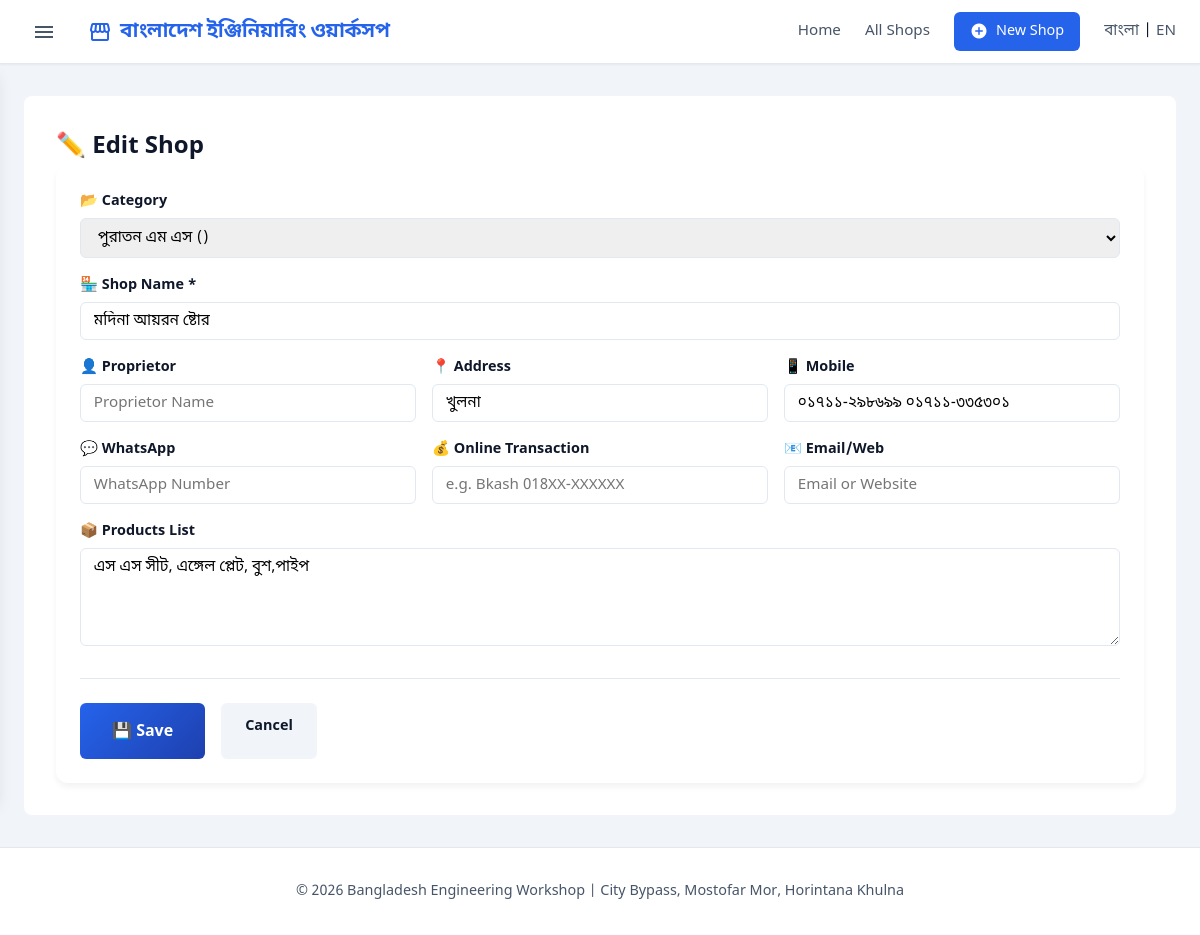
Page /shop/edit/5 on the committed database.
### database.py (models this page shows)
class Shop(db.Model):
    __tablename__ = 'shops'
    id = db.Column(db.Integer, primary_key=True)
    category_id = db.Column(db.Integer, db.ForeignKey('categories.id'))
    serial_no = db.Column(db.String(5000))
    name = db.Column(db.String(20000))
    proprietor = db.Column(db.String(10000))
    address = db.Column(db.Text)
    mobile = db.Column(db.String(10000))
    transaction_status = db.Column(db.String(10000))
    whatsapp = db.Column(db.String(5000))
    email_web = db.Column(db.String(10000))
    products = db.Column(db.Text)
    created_at = db.Column(db.DateTime, default=datetime.datetime.now)
    updated_at = db.Column(db.DateTime, default=datetime.datetime.now, onupdate=datetime.datetime.now)
    def to_dict(self):
        return {
            'id': self.id,
            'category_id': self.category_id,
            'category_name': self.category.name if self.category else '',
            'category_name_english': self.category.name_english if self.category else '',
            'serial_no': self.serial_no,
            'name': self.name,
            'proprietor': self.proprietor,
            'address': self.address,
            'mobile': self.mobile,
            'transaction_status': self.transaction_status,
            'whatsapp': self.whatsapp,
            'email_web': self.email_web,
            'products': self.products,
            'created_at': self.created_at.isoformat() if self.created_at else None,
            'updated_at': self.updated_at.isoformat() if self.updated_at else None
        }

### app.py (the view, shortened to what this page needs)
@app.route('/shop/edit/<int:shop_id>', methods=['GET', 'POST'])
def edit_shop(shop_id):
    shop = db.get_shop_by_id(shop_id)
    if not shop:
        flash('দোকান খুঁজে পাওয়া যায়নি!', 'error')
        return redirect(url_for('index'))
    categories = db.get_all_categories()
    return render_template('shop_form.html', categories=categories, shop=shop, action='edit', shop_id=shop_id)

### app.py (called while the page is built)
def get_locale():
    if 'lang' in session:
        return session['lang']
    return request.accept_languages.best_match(['bn', 'en'])

@app.context_processor
def inject_categories():
    return dict(categories=db.get_all_categories())

### database.py (called while the page is built)
    def get_all_categories(self):
        cats = Category.query.order_by(Category.id).all()
        return [c.to_dict() for c in cats]

    def get_shop_by_id(self, shop_id):
        shop = Shop.query.get(shop_id)
        return shop.to_dict() if shop else None

    def to_dict(self):
        return {
            'id': self.id,
            'name': self.name,
            'name_english': self.name_english
        }

### templates/shop_form.html (shortened to what this page needs)
{% extends 'base.html' %}
{% block content %}
<section class="shop-form-section">
    <h1>
        {% if action == 'add' %}
        ➕ {{ _('Add New Shop') }}
        {% else %}
        ✏️ {{ _('Edit Shop') }}
        {% endif %}
    </h1>
    <form method="POST" class="shop-form">
        <div class="form-grid">
            <div class="form-group full-width">
                <label for="category_id">📂 {{ _('Category') }}</label>
                <div class="category-input-group">
                    <select name="category_id" id="category_id" class="form-control">
                        {% for cat in categories %}
                        <option value="{{ cat.id }}" {% if shop.category_id==cat.id %}selected{% endif %}>
                            {{ cat.name }} ({{ cat.name_english }})
                        </option>
                        {% endfor %}
                    </select>
                </div>
            </div>
            <div class="form-group full-width">
                <label for="name">🏪 {{ _('Shop Name') }} <span class="required">*</span></label>
                <input type="text" name="name" id="name" class="form-control" required value="{{ shop.name or '' }}"
                    placeholder="{{ _('Enter shop name') }}">
            </div>
            <div class="form-group">
                <label for="proprietor">👤 {{ _('Proprietor') }}</label>
                <input type="text" name="proprietor" id="proprietor" class="form-control"
                    value="{{ shop.proprietor or '' }}" placeholder="{{ _('Proprietor Name') }}">
            </div>
            <div class="form-group">
                <label for="address">📍 {{ _('Address') }}</label>
                <input type="text" name="address" id="address" class="form-control" value="{{ shop.address or '' }}"
                    placeholder="{{ _('Shop Address') }}">
            </div>
            <div class="form-group">
                <label for="mobile">📱 {{ _('Mobile') }}</label>
                <input type="text" name="mobile" id="mobile" class="form-control" value="{{ shop.mobile or '' }}"
                    placeholder="{{ _('e.g. 017XX-XXXXXX') }}">
            </div>
            <div class="form-group">
                <label for="whatsapp">💬 {{ _('WhatsApp') }}</label>
                <input type="text" name="whatsapp" id="whatsapp" class="form-control" value="{{ shop.whatsapp or '' }}"
                    placeholder="{{ _('WhatsApp Number') }}">
            </div>
            <div class="form-group">
                <label for="transaction_status">💰 {{ _('Online Transaction') }}</label>
                <input type="text" name="transaction_status" id="transaction_status" class="form-control"
                    value="{{ shop.transaction_status or '' }}" placeholder="{{ _('e.g. Bkash 018XX-XXXXXX') }}">
            </div>
            <div class="form-group">
                <label for="email_web">📧 {{ _('Email/Web') }}</label>
                <input type="text" name="email_web" id="email_web" class="form-control"
                    value="{{ shop.email_web or '' }}" placeholder="{{ _('Email or Website') }}">
            </div>
            <div class="form-group full-width">
                <label for="products">📦 {{ _('Products List') }}</label>
                <textarea name="products" id="products" class="form-control" rows="4"
                    placeholder="{{ _('Products available in this shop...') }}">{{ shop.products or '' }}</textarea>
            </div>
        </div>
        <div class="form-actions">
            <button type="submit" class="btn btn-primary btn-lg">
                {% if action == 'add' %}
                ➕ {{ _('Add Shop') }}
                {% else %}
                💾 {{ _('Save') }}
                {% endif %}
            </button>
            <a href="{{ url_for('index') }}" class="btn btn-secondary">{{ _('Cancel') }}</a>
        </div>
    </form>
</section>
{% endblock %}

### static/style.css (style rules this page uses)
:root { --primary: #2563eb; --primary-dark: #1e40af; --secondary: #64748b; --success: #10b981; --danger: #ef4444; --surface: #ffffff; --background: #f1f5f9; --text-main: #0f172a; --text-muted: #475569; --border: #e2e8f0; --dark: var(--text-main); --light: var(--background); --text-color: var(--text-main); --shadow-sm: 0 1px 2px 0 rgba(0, 0, 0, 0.05); --shadow: 0 4px 6px -1px rgba(0, 0, 0, 0.1), 0 2px 4px -1px rgba(0, 0, 0, 0.06); --shadow-lg: 0 10px 15px -3px rgba(0, 0, 0, 0.1); --radius: 8px; --radius-sm: 6px; --font-main: 'Noto Sans Bengali', system-ui, -apple-system, sans-serif; --transition: all 0.2s cubic-bezier(0.4, 0, 0.2, 1); }
* { margin: 0; padding: 0; box-sizing: border-box; }
body { font-family: var(--font-main); background-color: var(--background); color: var(--text-main); line-height: 1.6; min-height: 100vh; display: flex; flex-direction: column; }
.btn { display: inline-block; padding: 0.75rem 1.5rem; border-radius: var(--radius-sm); text-decoration: none; font-weight: 600; font-size: 0.9rem; transition: var(--transition); border: none; cursor: pointer; font-family: inherit; background: var(--primary); color: white; }
.btn-primary { background: linear-gradient(135deg, var(--primary), var(--primary-dark)); }
.btn-secondary { background: var(--light); color: var(--dark); }
.btn-lg { padding: 1rem 2rem; font-size: 1rem; }
.shop-form-section { background: white; border-radius: var(--radius); padding: 2rem; margin: 2rem 0; }
.shop-form { background: white; padding: 1.5rem; border-radius: 12px; box-shadow: 0 4px 6px rgba(0, 0, 0, 0.05); }
.form-grid { display: grid; grid-template-columns: repeat(auto-fit, minmax(250px, 1fr)); gap: 1rem; }
.form-group { display: flex; flex-direction: column; gap: 0.3rem; }
.full-width { grid-column: 1 / -1; }
label { font-weight: 600; color: var(--text-color); font-size: 0.9rem; }
.form-control { padding: 0.5rem 0.8rem; border: 1px solid #e2e8f0; border-radius: 6px; font-size: 0.95rem; transition: var(--transition); font-family: inherit; }
textarea.form-control { min-height: 80px; resize: vertical; }
.category-input-group { display: flex; gap: 0.5rem; align-items: center; }
.category-input-group select { flex: 1; }
select.form-control { cursor: pointer; }
.form-actions { margin-top: 2rem; padding-top: 1.5rem; border-top: 1px solid var(--border); display: flex; gap: 1rem; }

### rows in the picture
Shop: name "মদিনা আয়রন ষ্টোর", address "খুলনা", mobile "০১৭১১-২৯৮৬৯৯ ০১৭১১-৩৩৫৩০১", products "এস এস সীট, এঙ্গেল প্লেট, বুশ,পাইপ"

### other values in the picture
form field category_id "পুরাতন এম এস ()"
